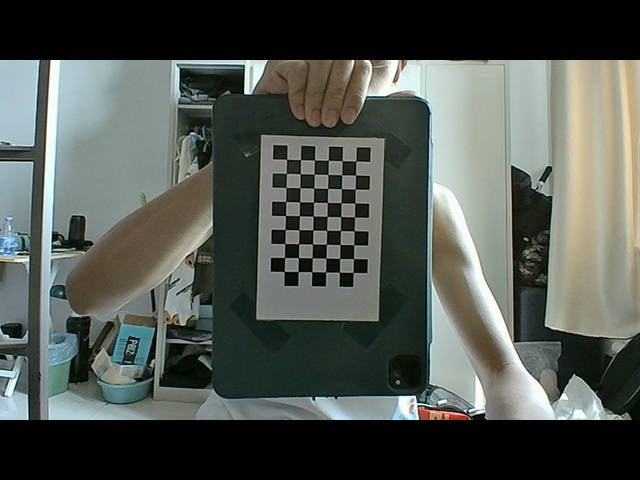
#> input picture stereo_project_code_new/SaveImage/left_0.jpg, 640 x 480 px, given in place of the camera
$ python find_blue.py
#> lines starting #> are read from the running program, lines starting #| are printed output that depends on the picture; after the words box and inside, x2 and y2 are one past the last pixel; in counts of white or black regions, pixels touching at a corner belong together

import numpy as np

import cv2

def detect_blue_area():
    # 打开摄像头
    camera = cv2.VideoCapture(0, cv2.CAP_DSHOW)
    camera.set(cv2.CAP_PROP_FRAME_WIDTH, 1280)
    camera.set(cv2.CAP_PROP_FRAME_HEIGHT, 480)

    while True:
        # 读取摄像头画面
        success, frame = camera.read()
#> frame is the input picture: shape (480, 640, 3); mean B, G, R 81.2, 87.2, 81.4
        frameLL = frame[0:480, 0:640]
        frameRR = frame[0:480, 640:1280]
#> frameRR = empty array

        # 转换颜色空间为HSV
        hsv = cv2.cvtColor(frameLL, cv2.COLOR_BGR2HSV)
#> hsv: shape (480, 640, 3); mean H, S, V 46.7, 45.1, 89.3

        # 定义蓝色范围
        lower_blue = np.array([100, 50, 50])
        upper_blue = np.array([150, 255, 255])

        # 创建蓝色区域掩码
        mask = cv2.inRange(hsv, lower_blue, upper_blue)
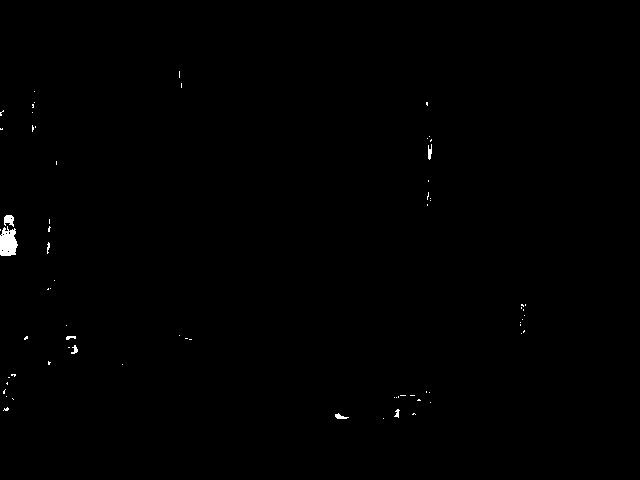
#> mask: shape (480, 640); 0.3% white; 70 white regions (62 under 20 px)

        # 寻找轮廓
        contours, _ = cv2.findContours(mask, cv2.RETR_EXTERNAL, cv2.CHAIN_APPROX_SIMPLE)
#> contours = 70 contours, 65 with area under 20; largest, box (x1, y1, x2, y2) and area: (0, 226, 18, 256) 367, (4, 215, 14, 227) 66, (335, 413, 349, 419) 29, (428, 144, 432, 160) 24, (71, 345, 78, 354) 20

        # 遍历轮廓
        for cnt in contours:
            # 计算轮廓的面积
            area = cv2.contourArea(cnt)

            # 如果面积大于一定值，认为是感兴趣区域
            if area > 500:
                # 计算轮廓的中心点
                M = cv2.moments(cnt)
                cx = int(M['m10'] / M['m00'])
                cy = int(M['m01'] / M['m00'])

                # 画一个红色的点在中心点
                cv2.circle(frameLL, (cx, cy), 5, (0, 0, 255), -1)

                # 用蓝色的框体框住感兴趣区域
                x, y, w, h = cv2.boundingRect(cnt)
                cv2.rectangle(frameLL, (x, y), (x + w, y + h), (255, 0, 0), 2)

                # 输出中心点坐标
                print("中心点坐标：", cx, cy)
#> this loop made 70 passes
#> area on passes 3, 24, 47, 49, 56: 29, 20.5, 367, 66.5, 24.5

        # 显示画面
        cv2.imshow('frame', frame)

        # 按下q键退出
        if cv2.waitKey(1) & 0xFF == ord('q'):
#> (key q is pressed here)
            break

    # 释放摄像头资源
#> (the run stopped early here; a loop or call above may not have finished)

$ run again, on stereo_project_code_new/SaveImage/left_1.jpg
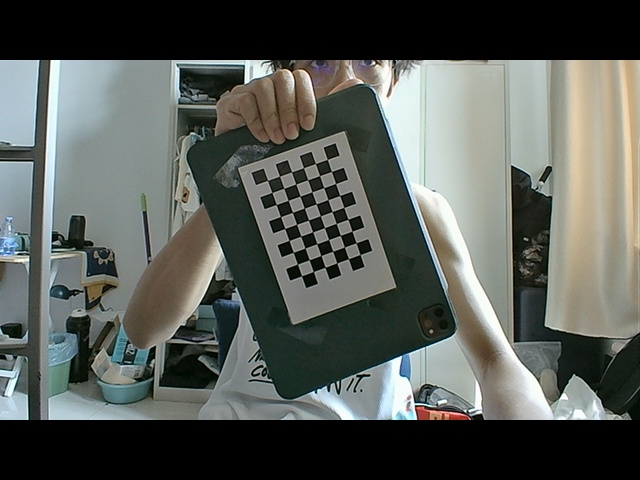
#> input picture stereo_project_code_new/SaveImage/left_1.jpg, 640 x 480 px, given in place of the camera
#> in detect_blue_area, frame is the input picture: shape (480, 640, 3); mean B, G, R 87, 92, 87.8
#> frameRR = empty array
#> hsv: shape (480, 640, 3); mean H, S, V 46.4, 40.1, 94.6
#> in detect_blue_area, `mask = cv2.inRange(hsv, lower_blue, upper_blue)`:
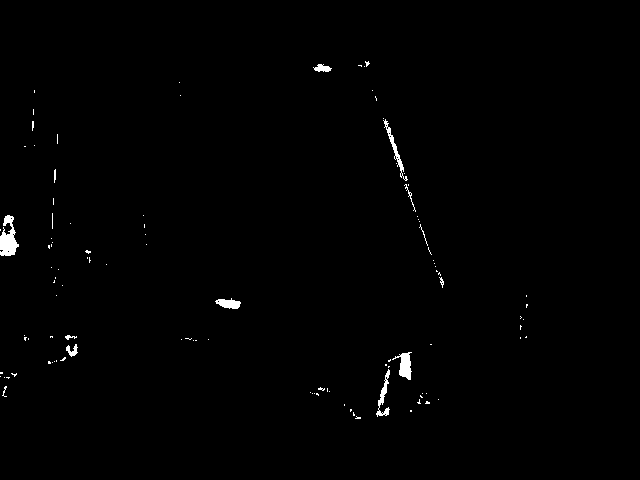
#> mask: shape (480, 640); 0.68% white; 109 white regions (96 under 20 px)
#> contours = 109 contours, 102 with area under 20; largest, box (x1, y1, x2, y2) and area: (0, 215, 19, 256) 398, (392, 352, 412, 380) 234, (383, 119, 408, 181) 166, (376, 369, 390, 417) 156, (215, 298, 241, 309) 155, (313, 64, 332, 72) 74, (66, 344, 78, 357) 58
#> the loop in detect_blue_area, `for cnt in contours:` made 109 passes
#> area on passes 25, 34, 36, 53: 156, 233.5, 57.5, 155

$ run again, on stereo_project_code_new/SaveImage/left_10.jpg
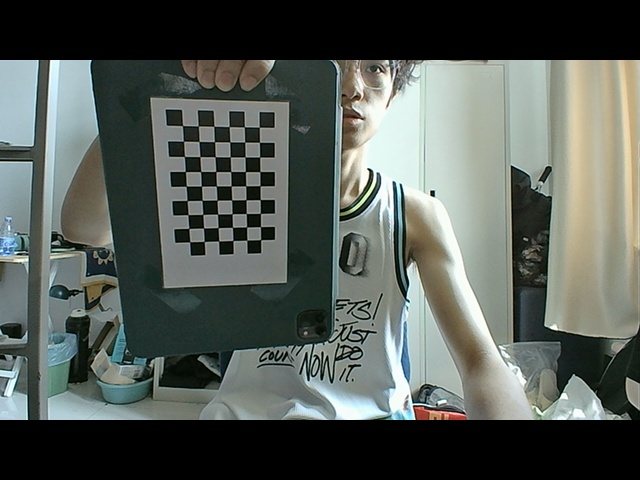
#> input picture stereo_project_code_new/SaveImage/left_10.jpg, 640 x 480 px, given in place of the camera
#> in detect_blue_area, frame is the input picture: shape (480, 640, 3); mean B, G, R 87, 92.6, 86.2
#> frameRR = empty array
#> hsv: shape (480, 640, 3); mean H, S, V 49.3, 41.6, 94.3
#> in detect_blue_area, `mask = cv2.inRange(hsv, lower_blue, upper_blue)`:
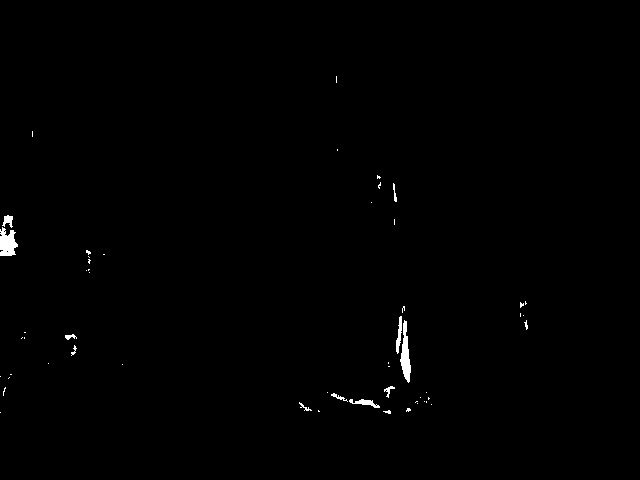
#> mask: shape (480, 640); 0.49% white; 55 white regions (43 under 20 px)
#> contours = 55 contours, 47 with area under 20; largest, box (x1, y1, x2, y2) and area: (0, 227, 18, 256) 320, (400, 320, 411, 383) 307, (349, 399, 380, 408) 88, (396, 316, 402, 354) 86, (2, 215, 13, 228) 61, (384, 386, 395, 398) 29, (65, 334, 77, 340) 26, (331, 393, 348, 402) 24
#> the loop in detect_blue_area, `for cnt in contours:` made 55 passes
#> area on passes 11, 14, 18, 29, 32, 33, 46, 48: 88, 24.5, 29, 25.5, 307, 85.5, 320, 61

$ run again, on stereo_project_code_new/SaveImage/left_11.jpg
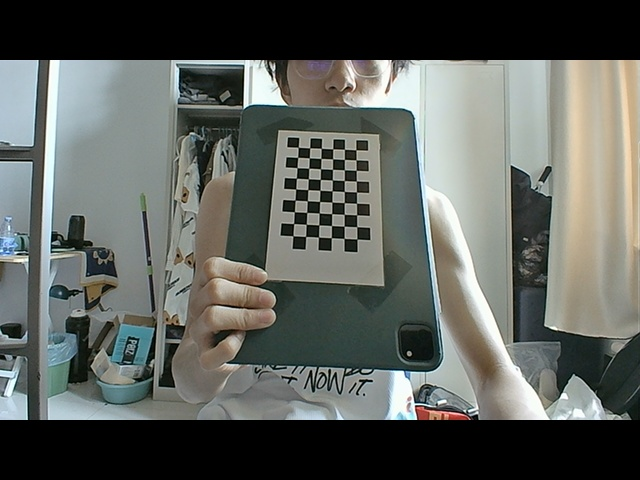
#> input picture stereo_project_code_new/SaveImage/left_11.jpg, 640 x 480 px, given in place of the camera
#> in detect_blue_area, frame is the input picture: shape (480, 640, 3); mean B, G, R 92.7, 97.4, 93.7
#> frameRR = empty array
#> hsv: shape (480, 640, 3); mean H, S, V 46.1, 34.4, 100.1
#> in detect_blue_area, `mask = cv2.inRange(hsv, lower_blue, upper_blue)`:
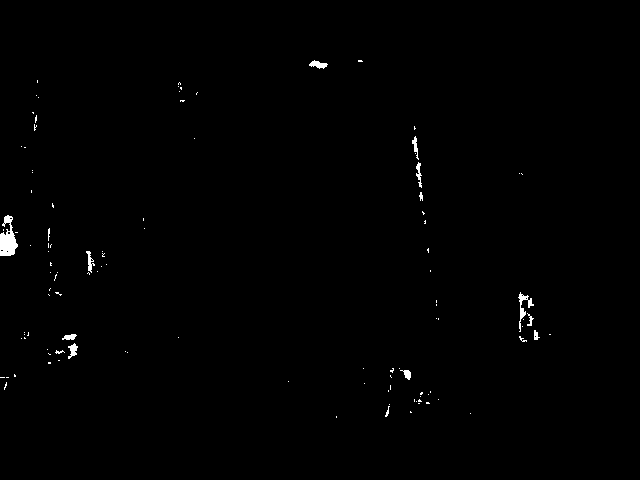
#> mask: shape (480, 640); 0.53% white; 110 white regions (96 under 20 px)
#> contours = 110 contours, 100 with area under 20; largest, box (x1, y1, x2, y2) and area: (0, 215, 18, 256) 392, (518, 292, 534, 332) 110, (309, 60, 328, 69) 74, (68, 343, 78, 359) 63, (86, 251, 95, 273) 56
#> the loop in detect_blue_area, `for cnt in contours:` made 110 passes
#> area on passes 25, 36, 42, 46, 55: 43, 63, 45.5, 24.5, 110.5
